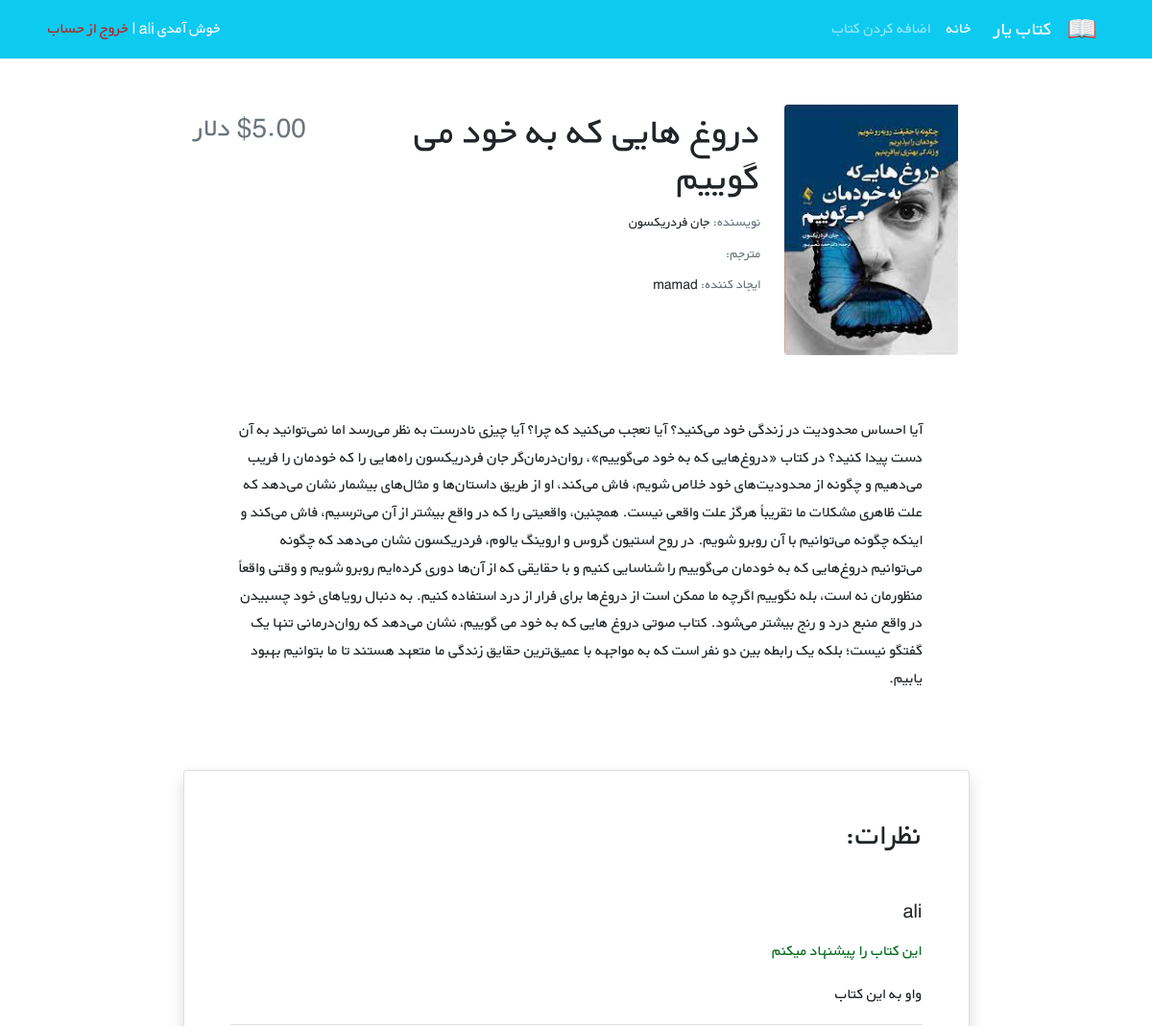
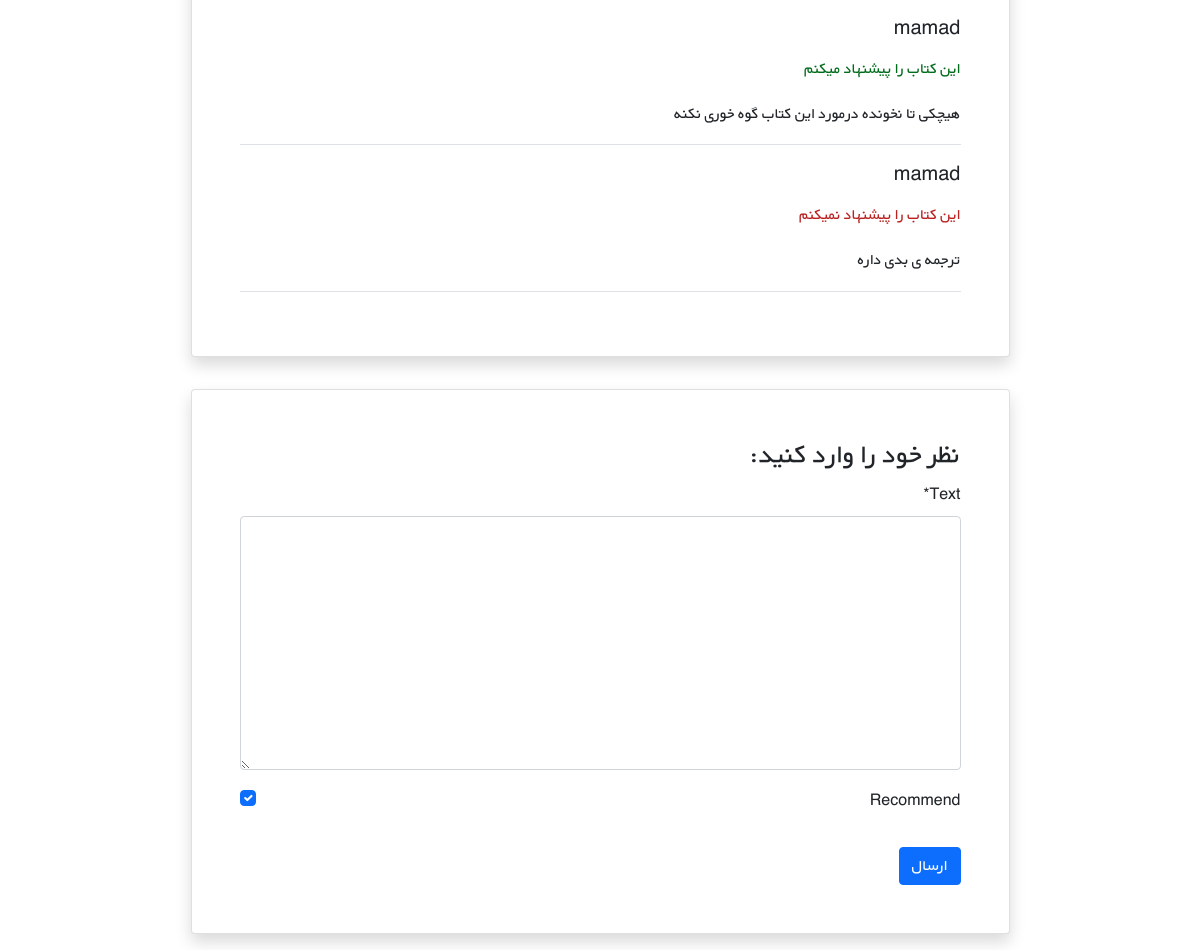
The app's page /books/2/ (signed in) with its own data (2 pictures, top to bottom).
### books/models.py (models this page shows, shortened)
class Book(models.Model):
    user = models.ForeignKey(get_user_model(), on_delete=models.CASCADE)
    title = models.CharField(max_length=200)
    author = models.CharField(max_length=200)
    translator = models.CharField(max_length=200, blank=True)
    description = models.TextField()
    price = models.DecimalField(max_digits=5, decimal_places=2)
    cover = models.ImageField(upload_to="covers/", blank=True)

class Comment(models.Model):
    user = models.ForeignKey(get_user_model(), on_delete=models.CASCADE)
    book = models.ForeignKey(Book, on_delete=models.CASCADE, related_name='comments')
    text = models.TextField()
    is_active = models.BooleanField(default=True)
    recommend = models.BooleanField(default=True)
    datetime_created = models.DateTimeField(auto_now_add=True)

### accounts/models.py (models this page shows)
class CustomUser(AbstractUser):
    age = models.PositiveIntegerField(null=True, blank=True)

### books/views.py (the view)
# urls.py: path("<int:pk>/", views.book_detail_view, name="book_detail"),
@login_required()
def book_detail_view(request, pk):
    book = get_object_or_404(Book, pk=pk)
    book_comments = book.comments.all()
    if request.method == "POST":
        comment_form = CommentForm(request.POST)
        if comment_form.is_valid():
            new_comment = comment_form.save(commit=False)
            new_comment.book = book
            new_comment.user = request.user
            new_comment.save()
            comment_form = CommentForm()
    else:
        comment_form = CommentForm()
    return render(request, 'books/book_detail.html',
                  {'book': book, 'comments': book_comments, "comment_form": comment_form, })

### books/forms.py
class CommentForm(forms.ModelForm):
    class Meta:
        model = Comment
        fields = ("text", 'recommend', )

### books/templates/books/book_detail.html (shortened to what this page needs)
{% extends '_base.html' %}
{% load crispy_forms_tags %}
{% block content %}
    <div class="container mt-5" dir="rtl">
        <div class="">
            <div class="">
                <div class="d-flex justify-content-center">
                    <div class="row w-sm-75 w-100">
                        <div class="col-xs-12 col-md-3 d-flex justify-content-center">
                            <div>
                                {% if book.cover %}
                                    <img src="{{ book.cover.url }}"
                                         class="img-fluid rounded-start" alt="...">
                                {% endif %}
                            </div>
                        </div>
                        <div class="col-xs-12 col-md-6 text-center text-md-end mt-md-1 mt-4">
                            <h1>{{ book.title }}</h1>
                            <h5 class="small my-1"><span class="text-muted">نویسنده: </span>{{ book.author }}</h5>
                            <h5 class="small my-1"><span class="text-muted">مترجم: </span>{{ book.translator }}</h5>
                            <h5 class="small my-1"><span class="text-muted">ایجاد کننده: </span>{{ book.user.username }}</h5>
                        </div>
                        <div class="col-xs-12 col-md-3 d-flex flex-column">
                            <h3 class="align-self-center pt-2 text-muted align-self-md-end">
                                ${{ book.price }} دلار
                            </h3>
                        </div>
                    </div>
                </div>
                <div class="d-flex justify-content-center">
                    <div class="my-3 p-5 w-sm-75 w-100">{{ book.description }}
                    </div>
                </div>
                <div class="d-flex justify-content-center">
                    <div class="card shadow my-3 p-5 w-sm-75 w-100">
                        <h2 class="mb-5">نظرات:</h2>
                        {% for comment in comments %}
                            {% if comment.is_active %}
                            <div class="border-bottom mb-3">
                                <h5 class="mb-3">{{ comment.user.username }}</h5>
                                {% if comment.recommend %}
                                    <p style="color: #006b1b"> این کتاب را پیشنهاد میکنم </p>
                                {% else %}
                                    <p style="color: #ba2121">این کتاب را پیشنهاد نمیکنم</p>
                                {% endif %}
                                    <p>{{ comment.text|linebreaks }}</p>
                                    </div>
                            {% endif %}
                        {% endfor %}
                    </div>
                </div>
                <div class="d-flex justify-content-center">
                    <div class="card shadow my-3 p-5 w-sm-75 w-100">
                        <h3>نظر خود را وارد کنید:</h3>
                        <form method="POST">
                            {{ comment_form|crispy }}
                            <button type="submit" class="btn btn-primary mt-3 ">ارسال</button>
                        </form>
                    </div>
                </div>
            </div>
        </div>
    </div>
{% endblock content %}

### static/css/style.css (style rules this page uses)
* { font-family: 'BYekan', sans-serif; line-height: 1.8rem; }
@media (min-width: 576px) { .w-sm-75 { width: 75%!important; } }

### records on screen
Book: cover (picture), title "دروغ هایی که به خود می گوییم", author "جان فردریکسون", user.username "mamad", description "آیا احساس محدودیت در زندگی خود می‌کنید؟ آیا تعجب می‌کنید که چرا؟ آیا چیزی نادرست به نظر می‌رسد اما نمی‌توانید به آن دست پیدا کنید؟ در کتاب «دروغ‌هایی که به خود می‌گوییم»، روان‌درمان‌گر جان فردریکسون راه‌هایی را که خودمان را فریب می‌دهیم و چگونه از محدودیت‌های خود خلاص شویم، فاش می‌کند، او از طریق داستان‌ها و مثال‌های بیشمار نشان می‌دهد که علت ظاهری مشکلات ما تقریباً هرگز علت واقعی نیست. همچنین، واقعیتی را که در واقع بیشتر از آن می‌ترسیم، فاش می‌کند و اینکه چگونه می‌توانیم با آن روبرو شویم. در روح استیون گروس و اروینگ یالوم، فردریکسون نشان می‌دهد که چگونه می‌توانیم دروغ‌هایی که به خودمان می‌گوییم را شناسایی کنیم و با حقایقی که از آن‌ها دوری کرده‌ایم روبرو شویم و وقتی واقعاً منظورمان نه است،…"
Comment: user.username "ali", recommend "این کتاب را پیشنهاد میکنم", text "واو به این کتاب"
Comment: user.username "mamad", recommend "این کتاب را پیشنهاد میکنم", text "هیچکی تا نخونده درمورد این کتاب گوه خوری نکنه"
Comment: user.username "mamad", recommend "این کتاب را پیشنهاد نمیکنم", text "ترجمه ی بدی داره"
